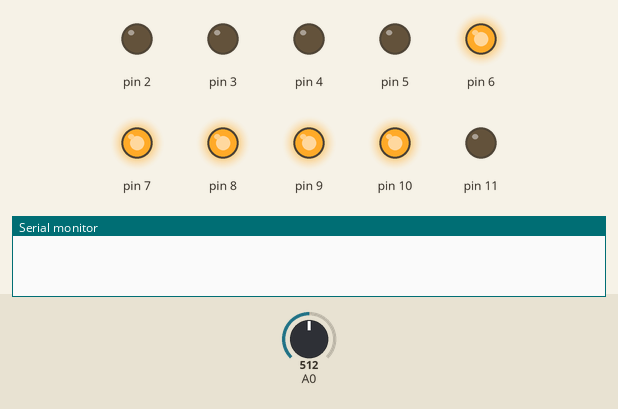
This sketch was run on a simulated Arduino Uno, built with avr-gcc and run on an emulated ATmega328P. Shown: output pins drawn as LEDs (lit = HIGH), the last lines printed to the serial monitor. Dashed ring = blinking. The inputs (shaded band) are chosen by the test bench; at power-on: A0 = 512.

Above: at 1.2 s.
1.3 s: A0 set to 526
At 1.7 s:
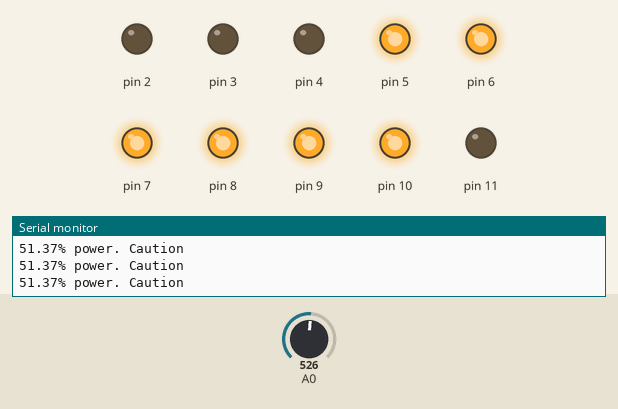
2.8 s: A0 set to 811
At 4.0 s:
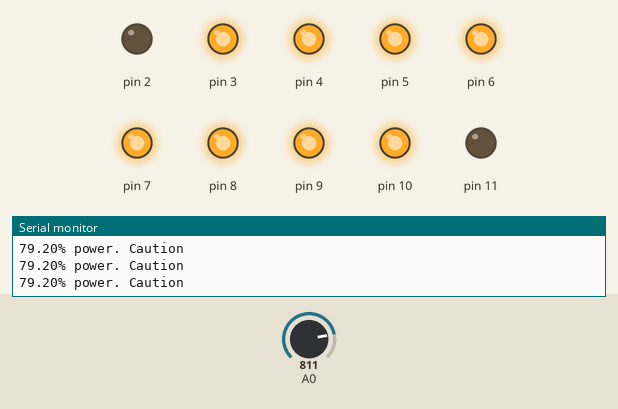
4.3 s: A0 set to 833
At 4.64 s:
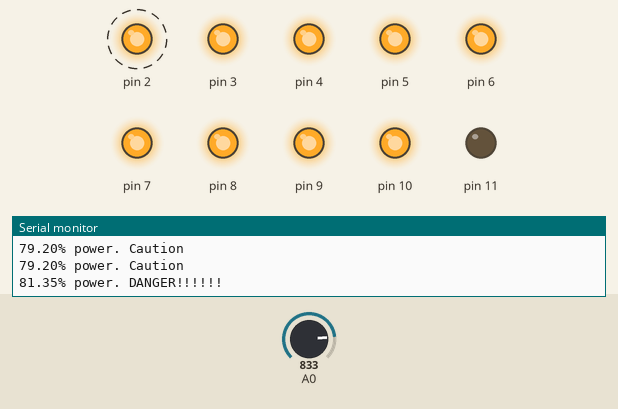
7.3 s: A0 set to 716
At 8.4 s:
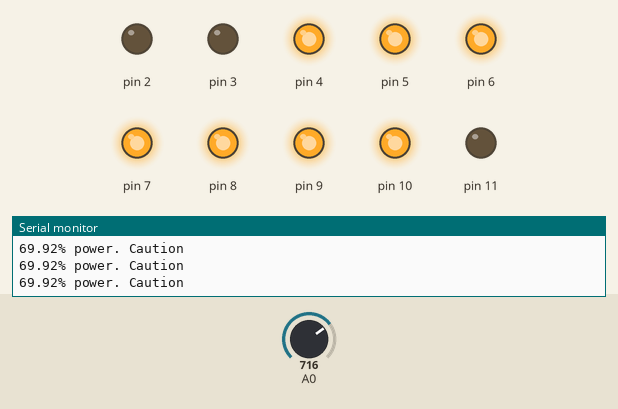
9.0 s: A0 set to 723
At 10.2 s:
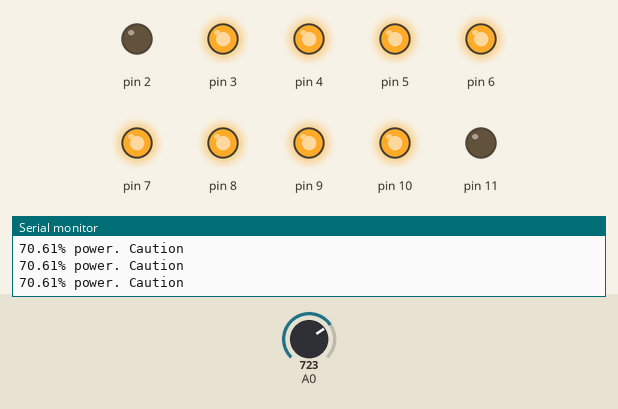
12.0 s: A0 set to 1023
At 12.83 s:
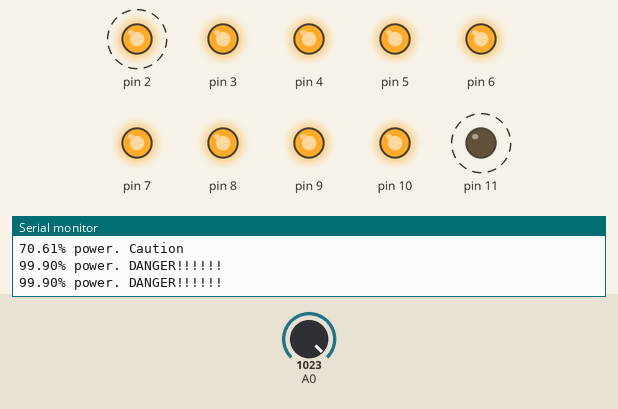
Timing chart, 0 to 16.0 s (numbered marks = the images above; inputs shaded):
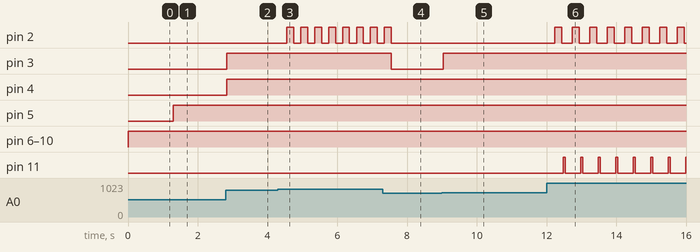

Measured:
- the behaviour switches between 512 and 513 on A0 (found by bisection; images 0 and 1)
- the behaviour switches between 819 and 820 on A0 (found by bisection; images 2 and 3)
- the behaviour switches between 716 and 717 on A0 (found by bisection; images 4 and 5)
- after the input at 1.3 s, pin 5: LOW → HIGH at once
- after the input at 2.8 s, pin 3, pin 4: LOW → HIGH at once
- after the input at 4.3 s, pin 2: alternates HIGH for 0.20 s and LOW for 0.20 s, starting after 0.25 s
- after the input at 7.3 s, pin 2: goes on until 7.6 s, then stays LOW; pin 3: HIGH → LOW after 0.25 s
- after the input at 9.0 s, pin 3: LOW → HIGH at once
- after the input at 12.0 s, pin 2: alternates HIGH for 0.20 s and LOW for 0.30 s, starting after 0.24 s; pin 11: alternates HIGH for 0.05 s and LOW for 0.45 s, starting after 0.49 s

The sketch:

lab_7.ino
```cpp
int analogvalue = 0;
float pinvolt;
void setup() {

//Step 5
Serial.begin(9600);
}

void loop() {
//Step 4
analogvalue = analogRead(0);         //Get the value from the potentiometer
pinvolt = (analogvalue * 5.0)/1024; // Convert this value to olts

if (pinvolt < 2.5){
  Serial.print(pinvolt*20);
  Serial.print("% power. ");
  Serial.println("Safe");
}
if (pinvolt < 4){
  if (pinvolt > 2.5){
    Serial.print(pinvolt*20);
    Serial.print("% power. ");
    Serial.println("Caution");
}
}
if (pinvolt > 4){
  Serial.print(pinvolt*20);
  Serial.print("% power. ");
  Serial.println("DANGER!!!!!!");
}


if (pinvolt > 0){            // If the voltage is above 0;
  analogWrite(10, 255);      // Turn LED 1 on;
}
else{
  analogWrite(10, 0);
}
if (pinvolt > .5){          // If the voltage is above 0.5;
  analogWrite(9, 255);      // Turn LED 2 on;
}
else{
  analogWrite(9, 0);
}
if (pinvolt > 1){          // If the voltage is above 1;
  analogWrite(8, 255);     // Turn LED 3 on;
}
else{
  analogWrite(8, 0);
}
if (pinvolt > 1.5){          // If the voltage is above 1.5;
  analogWrite(7, 255);      // Turn LED 4 on;
}
else{
  analogWrite(7, 0);
}
if (pinvolt > 2){          // If the voltage is above 2;
  analogWrite(6, 255);     // Turn LED 5 on;
}
else{
  analogWrite(6, 0);
}
if (pinvolt > 2.5){          // If the voltage is above 2.5;
  analogWrite(5, 255);      // Turn LED 6 on;
}
else{
  analogWrite(5, 0);
}
if (pinvolt > 3){          // If the voltage is above 3;
  analogWrite(4, 255);     // Turn LED 7 on;
}
else{
  analogWrite(4, 0);
}
if (pinvolt > 3.5){          // If the voltage is above 3.5;
  analogWrite(3, 255);      // Turn LED 8 on;
}
else{
  analogWrite(3, 0);
}
if (pinvolt > 4){          // If the voltage is above 4;
  delay(200);
  analogWrite(2, 255);     // Turn LED 9 on;
  delay(200);
  analogWrite(2,0);
}
else{
  analogWrite(2, 0);
}
if (pinvolt > 4.5){          // If the voltage is above 4.5;
  delay(50);
  analogWrite(11,255);       // Turn LED 9 on;
  delay(50);
  analogWrite(11,0);
}
else{
  analogWrite(11, 0);
}

}
```
